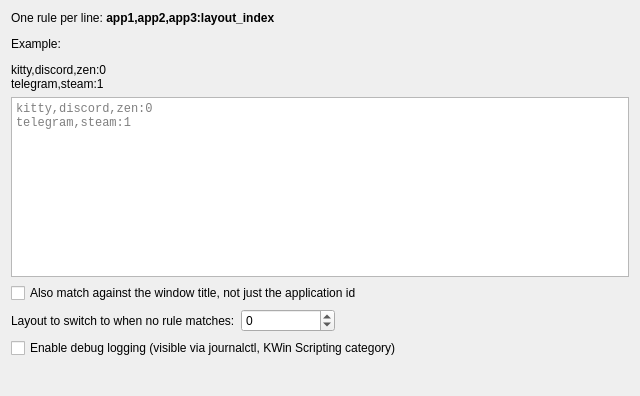
<?xml version="1.0" encoding="UTF-8"?>
<ui version="4.0">
 <class>KWin::KeyboardLayoutSwitcherConfigForm</class>
 <widget class="QWidget" name="KWin::KeyboardLayoutSwitcherConfigForm">
  <property name="geometry">
   <rect>
    <x>0</x>
    <y>0</y>
    <width>640</width>
    <height>396</height>
   </rect>
  </property>
  <layout class="QVBoxLayout" name="verticalLayout">
   <item>
    <widget class="QLabel" name="label_intro">
     <property name="text">
      <string>&lt;html&gt;&lt;head/&gt;&lt;body&gt;&lt;p&gt;One rule per line: &lt;span style=&quot; font-weight:700;&quot;&gt;app1,app2,app3:layout_index&lt;/span&gt;&lt;/p&gt;&lt;p&gt;Example:&lt;/p&gt;&lt;p&gt;&lt;span style=&quot; font-family:'monospace';&quot;&gt;kitty,discord,zen:0&lt;br/&gt;telegram,steam:1&lt;/span&gt;&lt;/p&gt;&lt;/body&gt;&lt;/html&gt;</string>
     </property>
     <property name="textFormat">
      <enum>Qt::TextFormat::RichText</enum>
     </property>
     <property name="wordWrap">
      <bool>true</bool>
     </property>
    </widget>
   </item>
   <item>
    <widget class="QPlainTextEdit" name="kcfg_rules">
     <property name="minimumSize">
      <size>
       <width>0</width>
       <height>180</height>
      </size>
     </property>
     <property name="font">
      <font>
       <family>monospace</family>
      </font>
     </property>
     <property name="lineWrapMode">
      <enum>QPlainTextEdit::LineWrapMode::NoWrap</enum>
     </property>
     <property name="placeholderText">
      <string>kitty,discord,zen:0
telegram,steam:1</string>
     </property>
    </widget>
   </item>
   <item>
    <widget class="QCheckBox" name="kcfg_matchTitle">
     <property name="text">
      <string>Also match against the window title, not just the application id</string>
     </property>
    </widget>
   </item>
   <item>
    <layout class="QHBoxLayout" name="horizontalLayout_fallback">
     <item>
      <widget class="QLabel" name="label_fallback">
       <property name="text">
        <string>Layout to switch to when no rule matches:</string>
       </property>
      </widget>
     </item>
     <item>
      <widget class="QSpinBox" name="kcfg_fallbackLayout">
       <property name="specialValueText">
        <string>Don't change</string>
       </property>
       <property name="minimum">
        <number>-1</number>
       </property>
       <property name="maximum">
        <number>20</number>
       </property>
      </widget>
     </item>
     <item>
      <spacer name="horizontalSpacer_fallback">
       <property name="orientation">
        <enum>Qt::Orientation::Horizontal</enum>
       </property>
       <property name="sizeHint" stdset="0">
        <size>
         <width>40</width>
         <height>20</height>
        </size>
       </property>
      </spacer>
     </item>
    </layout>
   </item>
   <item>
    <widget class="QCheckBox" name="kcfg_debugLogs">
     <property name="text">
      <string>Enable debug logging (visible via journalctl, KWin Scripting category)</string>
     </property>
    </widget>
   </item>
   <item>
    <spacer name="verticalSpacer">
     <property name="orientation">
      <enum>Qt::Orientation::Vertical</enum>
     </property>
     <property name="sizeHint" stdset="0">
      <size>
       <width>20</width>
       <height>40</height>
      </size>
     </property>
    </spacer>
   </item>
  </layout>
 </widget>
 <resources/>
 <connections/>
</ui>
